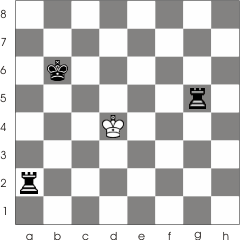
#> input picture Part B/imgs/chess.png, 240 x 240 px
$ python hough_transform_fixed.py   (Python 2 division)   (older library calls are emulated)
#> lines starting #> are read from the running program, lines starting #| are printed output that depends on the picture
import numpy as np
from scipy import misc
import cv2


def hough_line(img, angle_step=1):
    """
  Hough transform for lines

  Input:
  img - 2D binary image with nonzeros representing edges
  angle_step - Spacing between angles to use every n-th angle
    between -90 and 90 degrees. Default step is 1.

  Returns:
  accumulator - 2D array of the hough transform accumulator
  theta - array of angles used in computation, in radians.
  rhos - array of rho values. Max size is 2 times the diagonal
         distance of the input image.
  """
    # Rho and Theta ranges
    print "in function"
    thetas = np.deg2rad(np.arange(-90.0, 90.0, angle_step))
    width, height = img.shape
    diag_len = int(np.ceil(np.sqrt(width * width + height * height)))
    rhos = np.linspace(-diag_len, diag_len, diag_len * 2.0)

    # Cache some resuable values
    cos_t = np.cos(thetas)
    sin_t = np.sin(thetas)
    num_thetas = len(thetas)

    # Hough accumulator array of theta vs rho
    accumulator = np.zeros((2 * diag_len, num_thetas), dtype=np.uint64)
    y_idxs, x_idxs = np.nonzero(img)  # (row, col) indexes to edges

    # Vote in the hough accumulator
    for i in range(len(x_idxs)):
        x = x_idxs[i]
        y = y_idxs[i]

        for t_idx in range(num_thetas):
            # Calculate rho. diag_len is added for a positive index
            rho = int(round(x * cos_t[t_idx] + y * sin_t[t_idx]) + diag_len)
            accumulator[rho, t_idx] += 1
    print "Done Accumelator"
    return accumulator, thetas, rhos

def show_hough_line(img, accumulator):
    import matplotlib.pyplot as plt

    fig, ax = plt.subplots(1, 2, figsize=(10, 10))

    ax[0].imshow(img, cmap=plt.cm.gray)
    ax[0].set_title('Input image')
    ax[0].axis('image')

    ax[1].imshow(
        accumulator, cmap='jet',
        extent=[np.rad2deg(thetas[-1]), np.rad2deg(thetas[0]), rhos[-1], rhos[0]])
    ax[1].set_aspect('equal', adjustable='box')
    ax[1].set_title('Hough transform')
    ax[1].set_xlabel('Angles (degrees)')
    ax[1].set_ylabel('Distance (pixels)')
    ax[1].axis('image')

    # plt.axis('off')
    plt.savefig('./../imgs/chess_out2.png', bbox_inches='tight')
    plt.show()


if __name__ == '__main__':

    imgpath = './../imgs/chess.png'

    img = cv2.imread(imgpath)
#> img is the input picture: shape (240, 240, 3); mean B, G, R 196.4, 196.9, 197.3
    cv2.imshow("Image", img)
    cv2.waitKey(0)

    gray = cv2.cvtColor(img, cv2.COLOR_BGR2GRAY)
    cv2.imshow("Image - GreyScale", gray)
    cv2.waitKey(0)

    edges = cv2.Canny(gray, 150, 250, apertureSize=3)
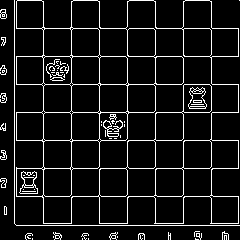
#> edges: shape (240, 240); 8.7% white in thin lines or dots
    cv2.imshow("edges - after canny", edges)
    cv2.waitKey(0)

    accumulator, thetas, rhos = hough_line(edges)
#> in hough_line, `y_idxs, x_idxs = np.nonzero(img)`: y_idxs = 5000 values from 0 to 239; x_idxs = 5000 values, max 239 at index 101, min 0 at index 195, mean 112.3
#> the loop in hough_line, `for i in range(len(x_idxs)):` made 5000 passes
#> x on passes 1 to 3: 14, 17, 18
#> after the loop in hough_line, `for i in range(len(x_idxs)):`:
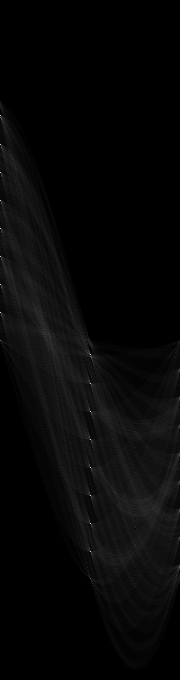
#> accumulator: shape (680, 180) uint64; min 0, max 224, mean 7.4
#> thetas = 180 values from -1.57 to 1.55; rhos = 680 values from -340 to 340

    idx = np.argmax(accumulator)
#> idx = 20700
    rho = rhos[idx / accumulator.shape[1]]
#> rho = -224.8
    theta = thetas[idx % accumulator.shape[1]]
#> theta = -1.57
    print "rho={0:.2f}, theta={1:.0f}".format(rho, np.rad2deg(theta))
#| rho=-224.83, theta=-90

    a = np.cos(theta)
#> a = 6.12e-17
    b = np.sin(theta)
#> b = -1
    x0 = a * rho
#> x0 = -1.38e-14
    y0 = b * rho
#> y0 = 224.8
    x1 = int(x0 + 1000 * (-b))
#> x1 = 1000
    y1 = int(y0 + 1000 * (a))
#> y1 = 224
    x2 = int(x0 - 1000 * (-b))
#> x2 = -1000
    y2 = int(y0 - 1000 * (a))
#> y2 = 224

    cv2.imshow("imageafter",img)
    cv2.waitKey(0)
    cv2.line(img, (x1, y1), (x2, y2), (0, 0, 255), 2)
    cv2.imshow("imageafter2",img)
    cv2.waitKey(0)

'''
    imgpath = './../imgs/chess.png'

    # OpenCV
    img = cv2.imread(imgpath)
    cv2.imshow("Image", img)
    cv2.waitKey(0)

    gray = cv2.cvtColor(img, cv2.COLOR_BGR2GRAY)
    cv2.imshow("Image - GreyScale", gray)
    cv2.waitKey(0)

    edges = cv2.Canny(gray, 150, 250, apertureSize=3)
    cv2.imshow("edges - after canny", edges)
    cv2.waitKey(0)

    #scipy.misc

    #img = misc.imread(imgpath, flatten=True)


    #code
    accumulator, thetas, rhos = hough_line(edges)
    print "After Lines Accumelator"
    show_hough_line(img, accumulator)
    print "After Show Accumelator"
    #print thetas
    #print rhos
    print accumulator
#     lines = cv2.HoughLines(edges, 1, np.pi / 180, 200)


    lines = cv2.HoughLines(edges, 1, np.pi / 180, 200)
    for rho, theta in lines[0]:
        a = np.cos(theta)
        b = np.sin(theta)
        x0 = a * rho
        y0 = b * rho
        x1 = int(x0 + 1000 * (-b))
        y1 = int(y0 + 1000 * (a))
        x2 = int(x0 - 1000 * (-b))
        y2 = int(y0 - 1000 * (a))

        cv2.line(img, (x1, y1), (x2, y2), (0, 0, 255), 2)
'''
